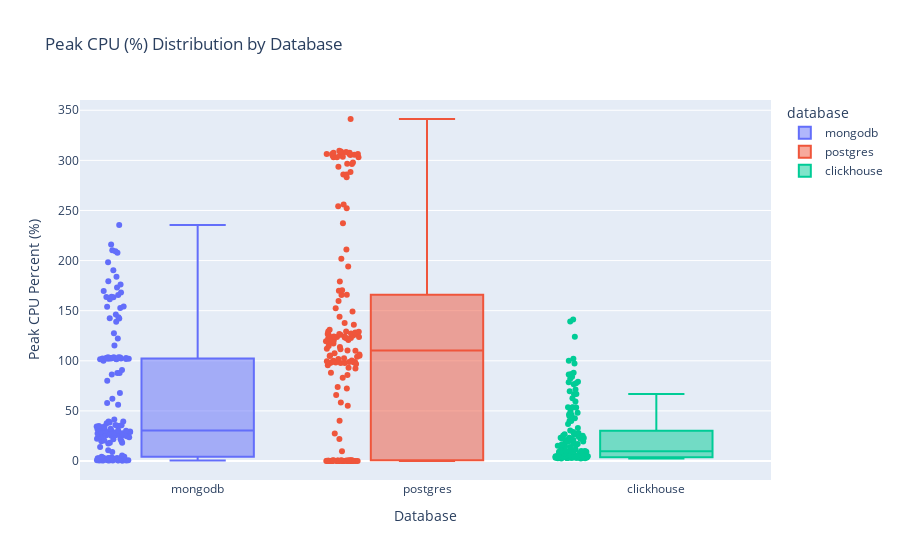

The notebook cell this image was saved under:
### Markdown cell above
### Plot5: Box‐Plot of Peak CPU Usage by Database

### Code cell
fig = px.box(
    df,
    x="database",
    y="peak_cpu_percent",
    color="database",
    points="all",
    title="Peak CPU (%) Distribution by Database"
)
fig.update_layout(
    xaxis_title="Database",
    yaxis_title="Peak CPU Percent (%)"
)
fig.show()

### Figure 1 — Plotly figure (JSON) as saved in the notebook; plotly's stock layout.template omitted (floating-point values rounded to 4 significant figures; data arrays with more than 128 entries replaced by an {"elided": "..."} marker saying what was removed)
{"data": [{"alignmentgroup": "True", "boxpoints": "all", "hovertemplate": "database=%{x}<br>peak_cpu_percent=%{y}<extra></extra>", "legendgroup": "mongodb", "marker": {"color": "#636efa"}, "name": "mongodb", "notched": false, "offsetgroup": "mongodb", "orientation": "v", "showlegend": true, "type": "box", "x": {"elided": "154 str values"}, "x0": " ", "xaxis": "x", "y": {"elided": "154 float values"}, "y0": " ", "yaxis": "y"}, {"alignmentgroup": "True", "boxpoints": "all", "hovertemplate": "database=%{x}<br>peak_cpu_percent=%{y}<extra></extra>", "legendgroup": "postgres", "marker": {"color": "#EF553B"}, "name": "postgres", "notched": false, "offsetgroup": "postgres", "orientation": "v", "showlegend": true, "type": "box", "x": {"elided": "154 str values"}, "x0": " ", "xaxis": "x", "y": {"elided": "154 float values"}, "y0": " ", "yaxis": "y"}, {"alignmentgroup": "True", "boxpoints": "all", "hovertemplate": "database=%{x}<br>peak_cpu_percent=%{y}<extra></extra>", "legendgroup": "clickhouse", "marker": {"color": "#00cc96"}, "name": "clickhouse", "notched": false, "offsetgroup": "clickhouse", "orientation": "v", "showlegend": true, "type": "box", "x": {"elided": "147 str values"}, "x0": " ", "xaxis": "x", "y": {"elided": "147 float values"}, "y0": " ", "yaxis": "y"}], "layout": {"boxmode": "overlay", "legend": {"title": {"text": "database"}, "tracegroupgap": 0}, "title": {"text": "Peak CPU (%) Distribution by Database"}, "xaxis": {"anchor": "y", "categoryarray": ["mongodb", "postgres", "clickhouse"], "categoryorder": "array", "domain": [0, 1], "title": {"text": "Database"}}, "yaxis": {"anchor": "x", "domain": [0, 1], "title": {"text": "Peak CPU Percent (%)"}}}}
